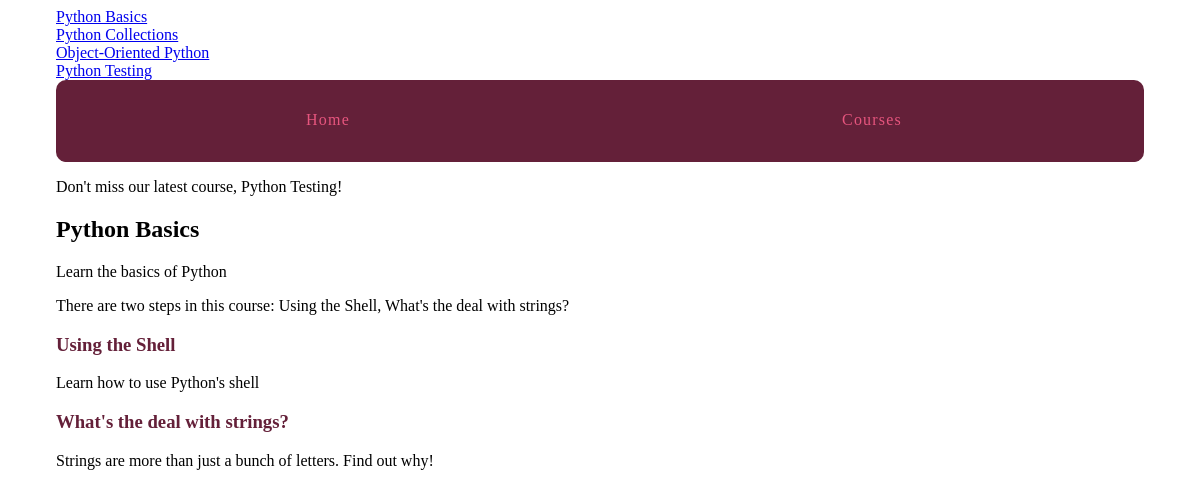
The page /courses/1/ on the database its author committed.
### courses/models.py (models this page shows)
class Course(models.Model):
    created_at = models.DateTimeField(auto_now_add=True)
    title = models.CharField(max_length=255)
    description = models.TextField()
    def __str__(self):
        return self.title

class Step(models.Model):
    title = models.CharField(max_length=255)
    description = models.TextField()
    content = models.TextField(blank=True, default='')
    order = models.IntegerField(default=0)
    course = models.ForeignKey(Course)
    class Meta:
        ordering = ['order',]
    def __str__(self):
        return self.title

### courses/views.py (the view)
# urls.py: url(r'(?P<pk>\d+)/$', views.course_detail, name='detail'),
def course_detail(request, pk):
    course = get_object_or_404(Course, pk=pk)
    return render(request, 'courses/course_detail.html', {'course': course})

### courses/templatetags/course_extras.py (called while the page is built)
@register.simple_tag
def newest_course():
    return Course.objects.latest('created_at')

@register.inclusion_tag('courses/course_nav.html')
def nav_courses_list():
    courses = Course.objects.all()
    return {'courses': courses}

@register.filter('markdown_to_html')
def markdown_to_html(markdown_text):
    html_body = markdown2.markdown(markdown_text)
    return mark_safe(html_body)

### courses/templates/courses/course_detail.html (shortened to what this page needs)
{% extends "layout.html" %}
{% load humanize course_extras %}
{% block content %}
<article>
  <h2>{{ course.title }}</h2>
  {{ course.description|markdown_to_html }}
  <p>There are {{ course.step_set.all.count|apnumber }} step{{ course.step_set.count|pluralize }} in this course: {{ course.step_set.all|join:", " }}</p>
  <section>
    {% for step in course.step_set.all %}
      <h3><a href="{% url 'courses:step' course_pk=step.course.pk step_pk=step.pk %}">{{ step.title }}</a></h3>
      {{ step.description }}
    {% endfor %}
  </section>
</article>
{% endblock %}

### templates/layout.html (shortened to what this page needs)
{% load static from staticfiles %}
{% load course_extras %}
<!doctype html>
<html>
  <head>
    <link rel="stylesheet" href="{% static 'css/layout.css' %}">
  </head>
  <body>
    <div class="site-container">
      <div>{% nav_courses_list %}</div>
      <nav>
        <a href="{% url 'homepage' %}">Home</a>
        <a href="{% url 'courses:list' %}">Courses</a>
      </nav>
      <p>Don't miss our latest course, {% newest_course %}!</p>
      {% block content %}{% endblock %}
    </div>
  </body>
</html>

### courses/templates/courses/course_nav.html
{% for course in courses %}
  <div><a href="{% url 'courses:detail' pk=course.pk %}">{{ course.title }}</a></div>
{% endfor %}

### assets/css/layout.css (style rules this page uses)
html { box-sizing: border-box; }
*, *::after, *::before { box-sizing: inherit; }
.site-container { max-width: 68em; margin-left: auto; margin-right: auto; }
.site-container::after { clear: both; content: ""; display: table; }
.site-container nav { width: 100%; display: table; width: 100%; table-layout: fixed; border-bottom-left-radius: 10px; border-bottom-right-radius: 10px; border-top-left-radius: 10px; border-top-right-radius: 10px; border-bottom-left-radius: 10px; border-top-left-radius: 10px; border-bottom-right-radius: 10px; border-top-right-radius: 10px; background-color: #642039; margin-bottom: 1em; overflow: hidden; }
.site-container nav a { display: table-cell; width: 8.33333%; padding: 10px; border-bottom: 2px solid #642039; color: #e6557e; letter-spacing: 0.075em; line-height: 60px; text-align: center; text-decoration: none; }
article h2 a, article h3 a { color: #642039; text-decoration: none; }

### rows shown on the page
Course: title "Python Basics", description "Learn the basics of Python", step_set.all.count|apnumber "two", step_set.all "Using the Shell, What's the deal with strings?"
Course: title "Python Collections"
Course: title "Object-Oriented Python"
Course: title "Python Testing"
Step: title "Using the Shell", description "Learn how to use Python's shell"
Step: title "What's the deal with strings?", description "Strings are more than just a bunch of letters. Find out why!"
